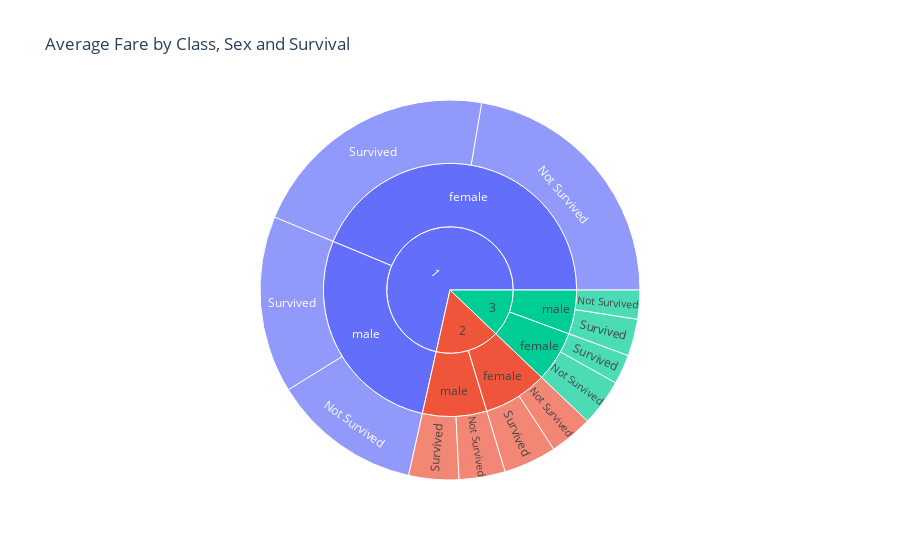

Write notebook code for a chart like this one.
### Markdown cell above
График 8: Sunburst Chart

### Code cell
warnings.simplefilter(action='ignore', category=FutureWarning)

average_fare = titanic_data.groupby(['Pclass', 'Sex', 'Survived'], observed=True, as_index=False)['Fare'].mean()
average_fare['Survived'] = average_fare['Survived'].map({0: 'Not Survived', 1: 'Survived'})

fig2 = px.sunburst(
    average_fare,
    path=['Pclass', 'Sex', 'Survived'],
    values='Fare',
    title='Average Fare by Class, Sex and Survival'
)
fig2.show()

### Figure 1 — Plotly figure (JSON) as saved in the notebook; plotly's stock layout.template omitted (floating-point values rounded to 4 significant figures)
{"data": [{"branchvalues": "total", "domain": {"x": [0, 1], "y": [0, 1]}, "hovertemplate": "labels=%{label}<br>Fare=%{value}<br>parent=%{parent}<br>id=%{id}<extra></extra>", "ids": ["1/female/Not Survived", "2/female/Not Survived", "3/female/Not Survived", "1/male/Not Survived", "2/male/Not Survived", "3/male/Not Survived", "1/female/Survived", "2/female/Survived", "3/female/Survived", "1/male/Survived", "2/male/Survived", "3/male/Survived", "1/female", "2/female", "3/female", "1/male", "2/male", "3/male", "1", "2", "3"], "labels": ["Not Survived", "Not Survived", "Not Survived", "Not Survived", "Not Survived", "Not Survived", "Survived", "Survived", "Survived", "Survived", "Survived", "Survived", "female", "female", "female", "male", "male", "male", "1", "2", "3"], "name": "", "parents": ["1/female", "2/female", "3/female", "1/male", "2/male", "3/male", "1/female", "2/female", "3/female", "1/male", "2/male", "3/male", "1", "2", "3", "1", "2", "3", "", "", ""], "type": "sunburst", "values": [110.6, 18.25, 19.77, 62.89, 19.49, 12.2, 106.0, 22.29, 12.46, 74.64, 21.1, 15.58, 216.6, 40.54, 32.24, 137.5, 40.58, 27.78, 354.1, 81.12, 60.02]}], "layout": {"autosize": true, "legend": {"tracegroupgap": 0}, "title": {"text": "Average Fare by Class, Sex and Survival"}}}
